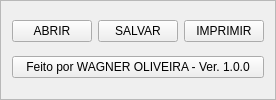
     <widget class="QFrame" name="frame_10">
      <property name="frameShape">
       <enum>QFrame::StyledPanel</enum>
      </property>
      <property name="frameShadow">
       <enum>QFrame::Raised</enum>
      </property>
      <layout class="QGridLayout" name="gridLayout_11">
       <item row="0" column="1">
        <widget class="QPushButton" name="btnSalvar">
         <property name="cursor">
          <cursorShape>PointingHandCursor</cursorShape>
         </property>
         <property name="text">
          <string>SALVAR</string>
         </property>
        </widget>
       </item>
       <item row="1" column="0" colspan="3">
        <widget class="QPushButton" name="btnVersion">
         <property name="sizePolicy">
          <sizepolicy hsizetype="Expanding" vsizetype="Fixed">
           <horstretch>0</horstretch>
           <verstretch>0</verstretch>
          </sizepolicy>
         </property>
         <property name="cursor">
          <cursorShape>PointingHandCursor</cursorShape>
         </property>
         <property name="text">
          <string>Feito por WAGNER OLIVEIRA - Ver. 1.0.0</string>
         </property>
        </widget>
       </item>
       <item row="0" column="2">
        <widget class="QPushButton" name="btnImprimir">
         <property name="cursor">
          <cursorShape>PointingHandCursor</cursorShape>
         </property>
         <property name="text">
          <string>IMPRIMIR</string>
         </property>
        </widget>
       </item>
       <item row="0" column="0">
        <widget class="QPushButton" name="btnAbrir">
         <property name="cursor">
          <cursorShape>PointingHandCursor</cursorShape>
         </property>
         <property name="text">
          <string>ABRIR</string>
         </property>
        </widget>
       </item>
      </layout>
     </widget>
